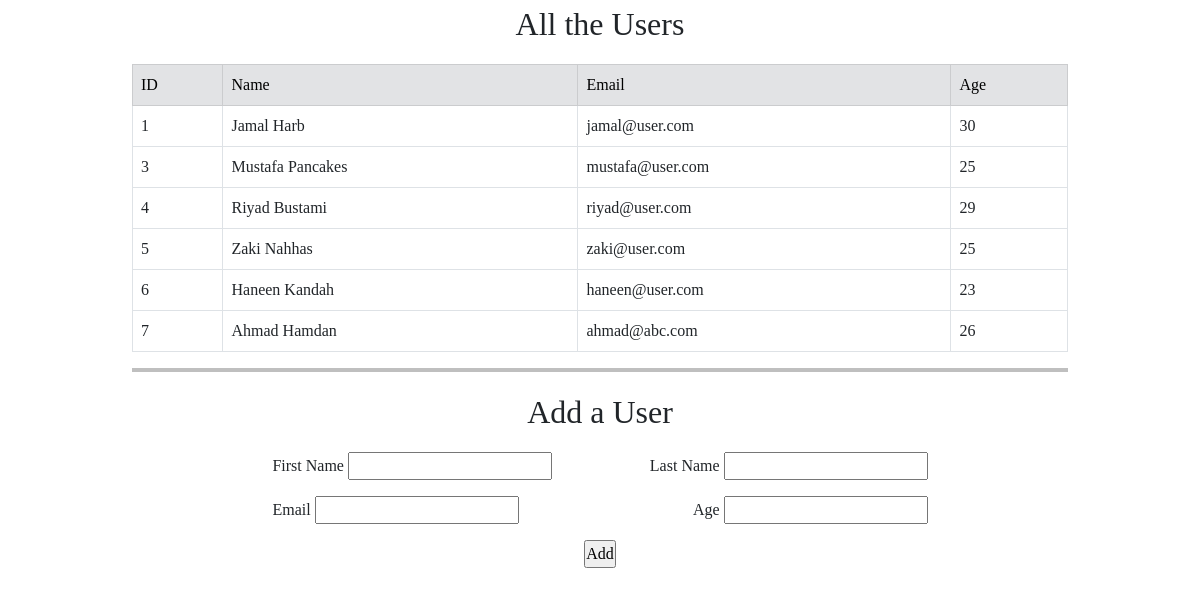
The page / on the database its author committed.
### users_app/models.py (models this page shows)
class User(models.Model):
    first_name = models.CharField(max_length=255)
    last_name = models.CharField(max_length=255)
    email_address = models.CharField(max_length=255)
    age = models.IntegerField()
    created_at = models.DateTimeField(auto_now_add=True)
    updated_at = models.DateTimeField(auto_now=True)

### users_app/views.py (the view)
# urls.py: path('', views.index),
def index(request):
    context = {
        'users': User.objects.all()
    }
    return render(request, 'index.html', context)

### users_app/templates/index.html (shortened to what this page needs)
<!DOCTYPE html>
<html lang="en">
<head>
    <link href="https://cdn.jsdelivr.net/npm/bootstrap@5.2.1/dist/css/bootstrap.min.css" rel="stylesheet">
    {% load static %}
    <link rel="stylesheet" href="{% static 'style.css' %}">
</head>
<body>
    <div class="container">
        <p class="top">All the Users</p>
        <table class="table table-bordered">
            <thead class="table-secondary">
                <td>ID</td>
                <td>Name</td>
                <td>Email</td>
                <td>Age</td>
            </thead>
            {% for user in users %}
            <tr>
                <td>{{user.id}}</td>
                <td>{{user.first_name}} {{user.last_name}}</td>
                <td>{{user.email_address}}</td>
                <td>{{user.age}}</td>
            </tr>
            {% endfor %}
        </table>
        <hr>
        <p class="top">Add a User</p>
        <form action="/add_user" method="post">
            <div class="info">
                <div class="name">
                    <p>First Name <input type="text" name="first-name"></p>
                    <p>Last Name <input type="text" name="last-name"></p>
                </div>
                <div class="email-age">
                    <p class="email">Email <span><input type="email" name="email"></span></p>
                    <p class="age">Age <input type="text" name="age"></p>
                </div>
            </div>
            <div class="submit">
                <input type="submit" value="Add">
            </div>
        </form>
    </div>
</body>
</html>

### users_app/static/style.css (style rules this page uses)
* { padding: 0; margin: 0; font-family: cursive; }
.container { margin: 0 auto; width: 80%; }
.top { font-size: 200%; text-align: center; }
hr { border: 2px solid black; }
form { width: 70%; margin: 0 auto; }
.name, .email-age { display: flex; align-items:center; justify-content: space-between; }
.submit { display: flex; justify-content: center; }

### rows shown on the page
User: id "1", first_name "Jamal", last_name "Harb", email_address "jamal@user.com", age "30"
User: id "3", first_name "Mustafa", last_name "Pancakes", email_address "mustafa@user.com", age "25"
User: id "4", first_name "Riyad", last_name "Bustami", email_address "riyad@user.com", age "29"
User: id "5", first_name "Zaki", last_name "Nahhas", email_address "zaki@user.com", age "25"
User: id "6", first_name "Haneen", last_name "Kandah", email_address "haneen@user.com", age "23"
User: id "7", first_name "Ahmad", last_name "Hamdan", email_address "ahmad@abc.com", age "26"
